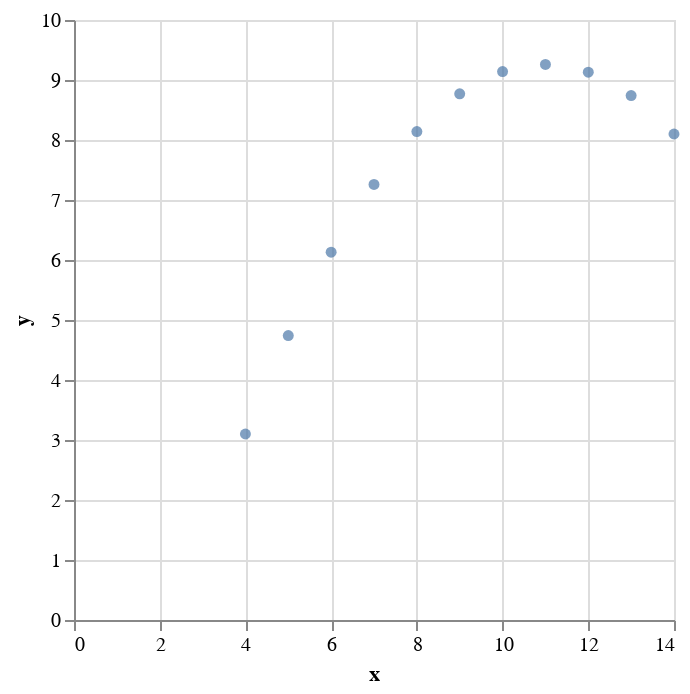

Source (notebook cell):
### Code cell
# Define the dataset
dataset_2 = np.array([
    [10, 9.14], [8, 8.14], [13, 8.74], [9, 8.77], [11, 9.26],
    [14, 8.10], [6, 6.13], [4, 3.10], [12, 9.13], [7, 7.26], [5, 4.74]
])

# Create DataFrames for each dataset
df_2 = pd.DataFrame(dataset_2, columns=['x', 'y'])

# Scatter plots for each dataset
alt.Chart(df_2).mark_circle().encode(
    x='x',
    y='y'
)

### Figure 1 — Vega-Lite specification as saved in the notebook (floating-point values rounded to 4 significant figures)
{"config": {"view": {"continuousWidth": 300, "continuousHeight": 300}}, "data": {"name": "data-ced47cb255e64004612c91a810fee3b2"}, "mark": {"type": "circle"}, "encoding": {"x": {"field": "x", "type": "quantitative"}, "y": {"field": "y", "type": "quantitative"}}, "$schema": "https://vega.github.io/schema/vega-lite/v5.8.0.json", "datasets": {"data-ced47cb255e64004612c91a810fee3b2": [{"x": 10.0, "y": 9.14}, {"x": 8.0, "y": 8.14}, {"x": 13.0, "y": 8.74}, {"x": 9.0, "y": 8.77}, {"x": 11.0, "y": 9.26}, {"x": 14.0, "y": 8.1}, {"x": 6.0, "y": 6.13}, {"x": 4.0, "y": 3.1}, {"x": 12.0, "y": 9.13}, {"x": 7.0, "y": 7.26}, {"x": 5.0, "y": 4.74}]}}
